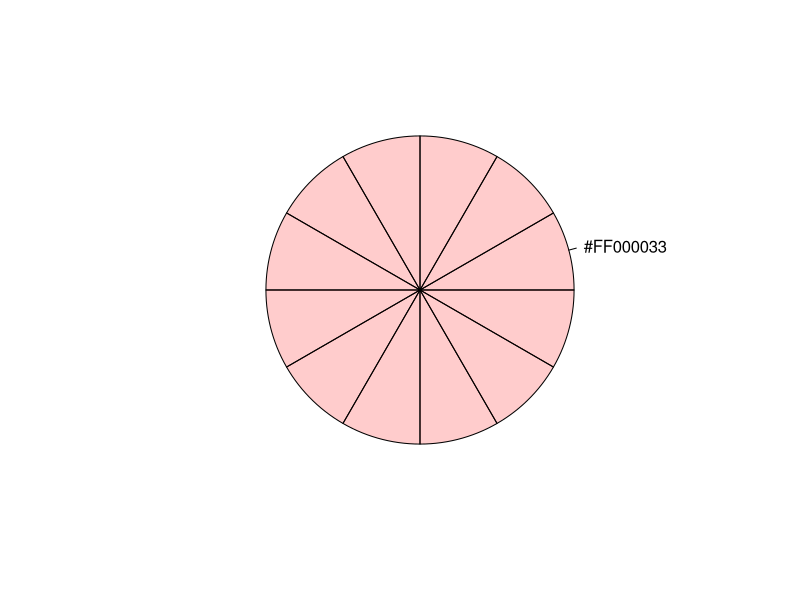
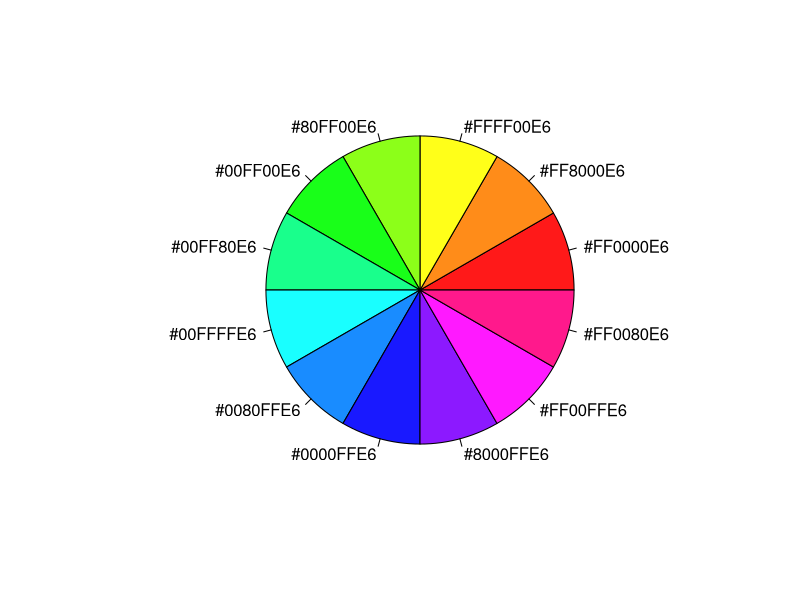
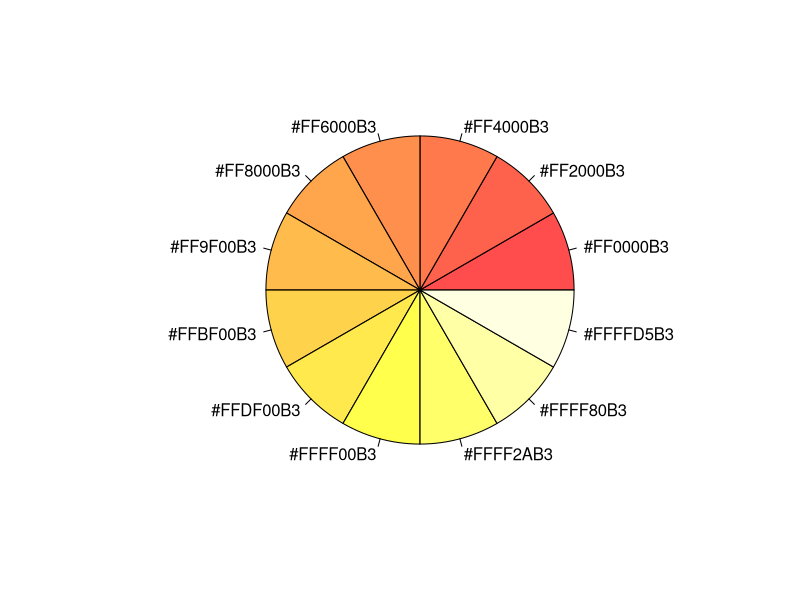
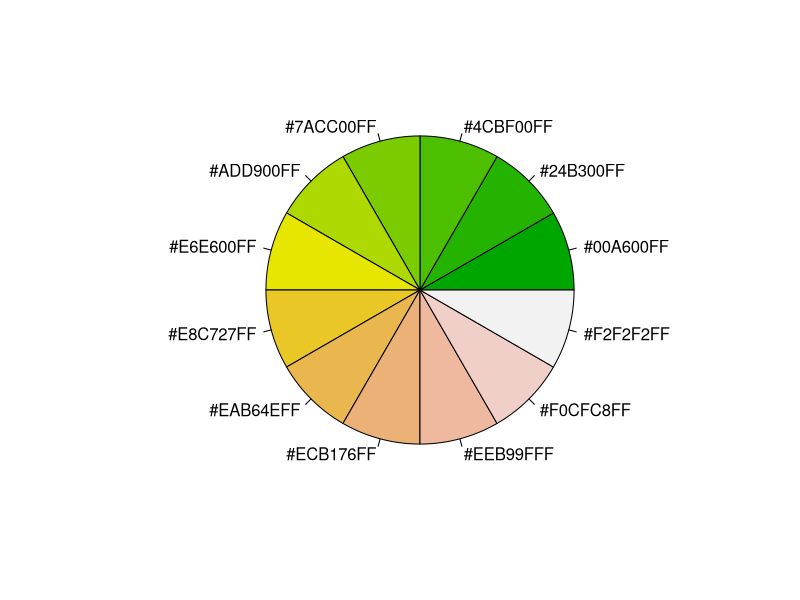
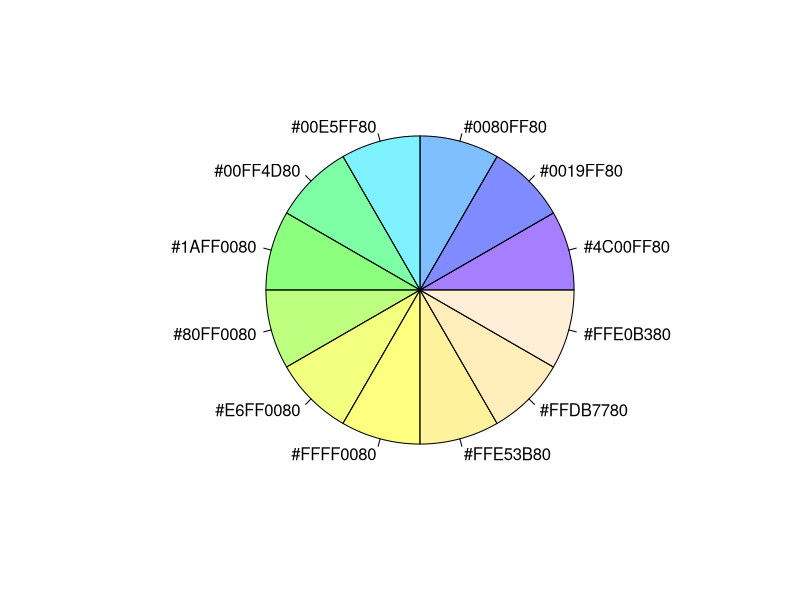
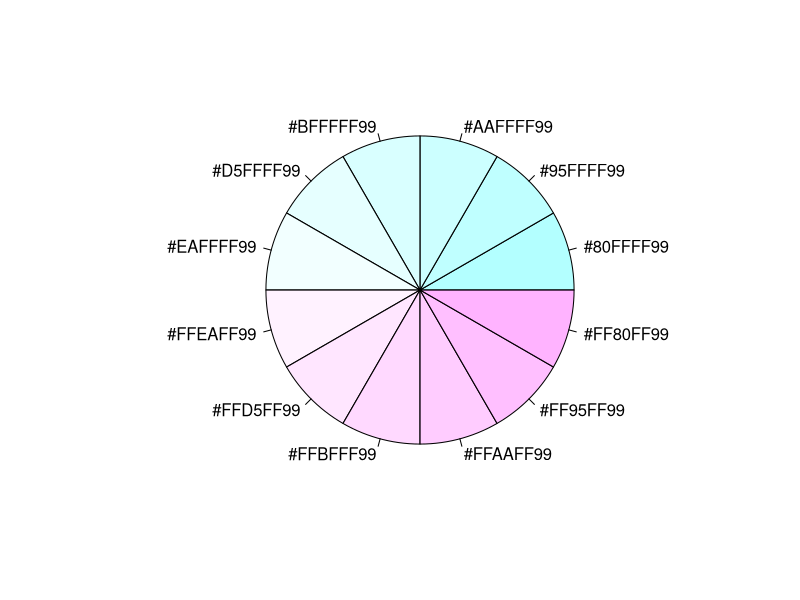
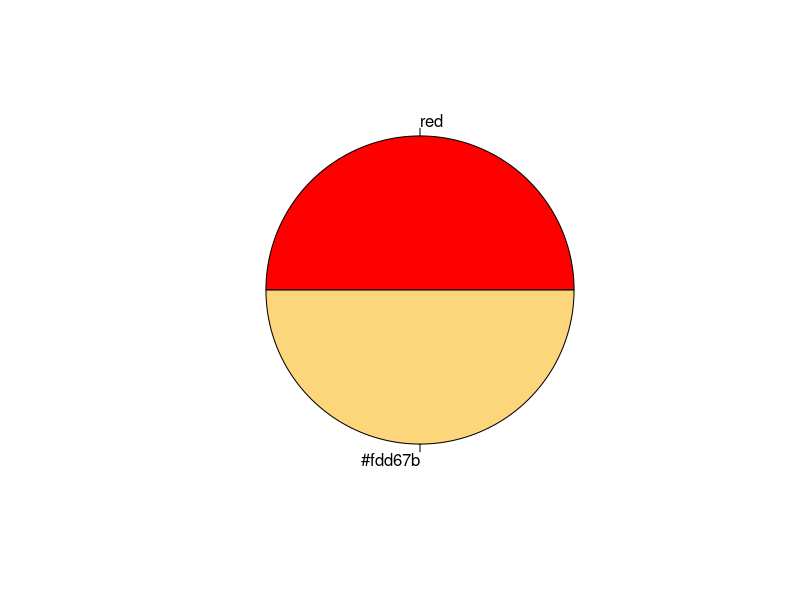
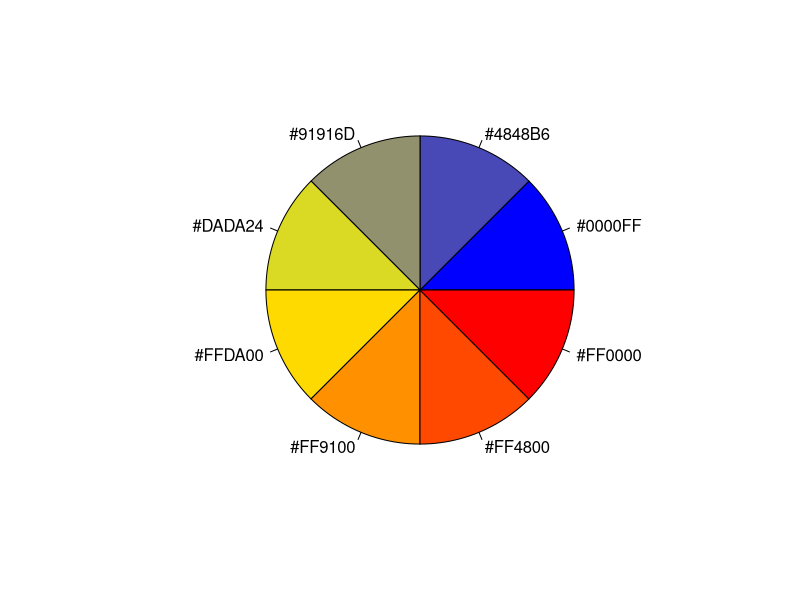

Recreate these plots in R, in order.
## ---- chunk 1
if(!require(reshape2)){install.packages("reshape2")};library(reshape2) # Load packages

# Create Dummy Data
df<-data.frame(names=c("Z","A","X","W"),freq=c(10,12,2,5),color=c("blue","red","red","green"));print(df)

# Load pre-loaded data
data(iris);head(iris)

# Go from Long to Wide format using dcast
#dcast(data,row1+row2~col1+col2,value.var="value", fun.aggregate=functions (e.g. sum or mean))
df_wide<-dcast(df,names~color,value.var="freq",fun.aggregate=sum,na.rm=T);print(df_wide)

#Go from Wide to Long using melt can ignore measure.vars if want all of them to collapse
#dt3<-melt(dt2, id.vars=c("year","month"), measure.vars=c(""), value.name="",variable.name="Level_m")
df_long<-melt(df_wide, id.vars=c("names"), value.name="freq",variable.name="color");print(df_long)

# Aggregate long data to summarize
df_agg<-aggregate(freq~names, data=df_long, sum, na.rm=TRUE); print(df_agg)
## ---- chunk 2
# Load Packages
if(!require(graphics)){install.packages("graphics")};library(graphics)
if(!require(graphics)){install.packages("graphics")};library(graphics)

# View a single color quickly
x<-adjustcolor("red", alpha.f = 0.2)
pie(rep(1,12),label=x,col=x)

# R colors
myPalette1<- rainbow(n=12,alpha=0.9)
myPalette2<- heat.colors(n=12,alpha=0.7)
myPalette3<- terrain.colors(n=12,alpha=1)
myPalette4<- topo.colors(n=12,alpha=0.5)
myPalette5<- cm.colors(n=12,alpha=0.6)

# Custom
myPalette6<- c("red","#fdd67b")
myPalette7<- colorRampPalette(c("blue", "yellow","red"))(8) 

pie(rep(1,length(myPalette1)),labels=myPalette1,col=myPalette1)
pie(rep(1,length(myPalette2)),labels=myPalette2,col=myPalette2)
pie(rep(1,length(myPalette3)),labels=myPalette3,col=myPalette3)
pie(rep(1,length(myPalette4)),labels=myPalette4,col=myPalette4)
pie(rep(1,length(myPalette5)),labels=myPalette5,col=myPalette5)
pie(rep(1,length(myPalette6)),labels=myPalette6,col=myPalette6)
pie(rep(1,length(myPalette7)),labels=myPalette7,col=myPalette7)
